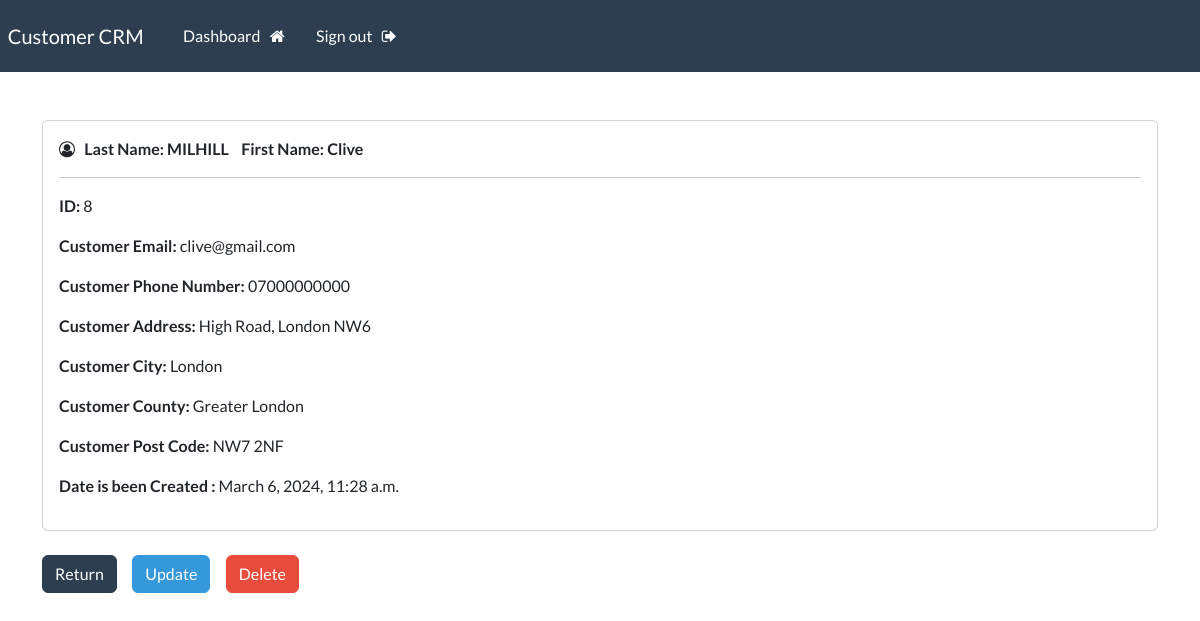
The app's page /record/8 (signed in) with its own data.
### webapp/models.py (models this page shows, shortened)
class Customer(models.Model):
    first_name = models.CharField(max_length = 92)
    last_name = models.CharField(max_length = 92)
    email = models.CharField(max_length = 92)
    phone_number= models.CharField(max_length = 15)
    address = models.CharField(max_length = 300)
    city = models.CharField(max_length = 200)
    county= models.CharField(max_length = 300)
    post_code= models.CharField(max_length = 12, default='')
    created_date = models.DateTimeField(auto_now_add = True)

### webapp/views.py (the view)
# urls.py: path('record/<int:pk>',views.SinglurCustomer, name='record'),
@login_required (login_url='my-login')
def SinglurCustomer(request, pk):
    all_records= Customer.objects.get(id=pk)
    context = {'record': all_records}
    return render(request, 'webapp/views_record.html', context= context)

### webapp/templates/webapp/views_record.html (shortened to what this page needs)
{% extends 'webapp/base.html' %}
{% block content %}
    <br>
    <div class="card">
        <div class="card-body">
            <i class="fa fa-user-circle-o" aria-hidden="true"></i> &nbsp;
            <strong> Last Name: {{record.last_name | upper }} </strong> &nbsp;&nbsp;
            <strong> First Name: {{record.first_name}} </strong>
            <hr>
           <p> <strong> ID: </strong> {{record.id}} </p>
           <p> <strong> Customer Email: </strong> {{record.email}} </p>
           <p> <strong> Customer Phone Number: </strong> {{record.phone_number}} </p>
           <p> <strong> Customer Address: </strong> {{record.address}}</p>
           <p> <strong> Customer City: </strong> {{record.city}} </p>
           <p> <strong> Customer County: </strong> {{record.county}} </p>
           <p> <strong> Customer Post Code: </strong> {{record.post_code}} </p>
           <p> <strong> Date is been Created : </strong> {{record.created_date}} </p>
        </div>
    </div>
        <br>
        <a href="{% url 'dashboard' %} " class="btn btn-primary"> Return</a>
        <a href="{% url 'update-customer' record.id %} " class="btn btn-info"> Update</a>
       <a href="{% url 'delete' record.id %} " class="btn btn-danger"> Delete </a>
{% endblock %}

### records on screen
Customer: last_name "MILHILL", first_name "Clive", id "8", email "clive@gmail.com", phone_number "07000000000", address "High Road, London NW6", city "London", county "Greater London", post_code "NW7 2NF", created_date "March 6, 2024, 11:28 a.m."
